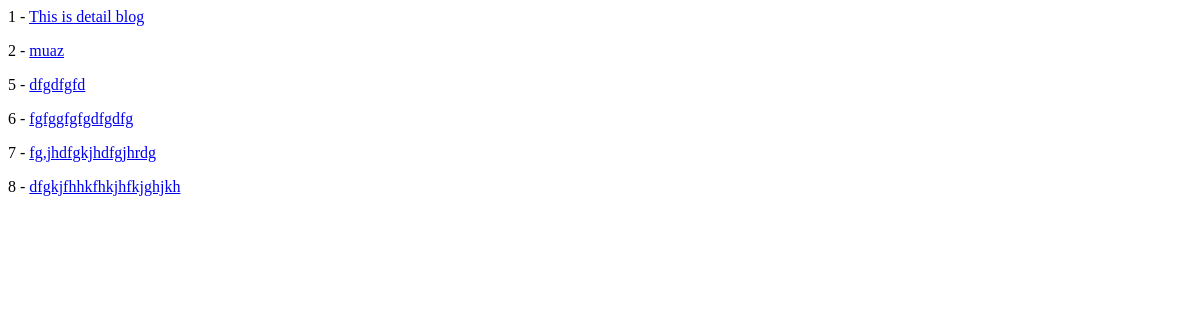
/blog/, run on an earlier commit of the app's database.
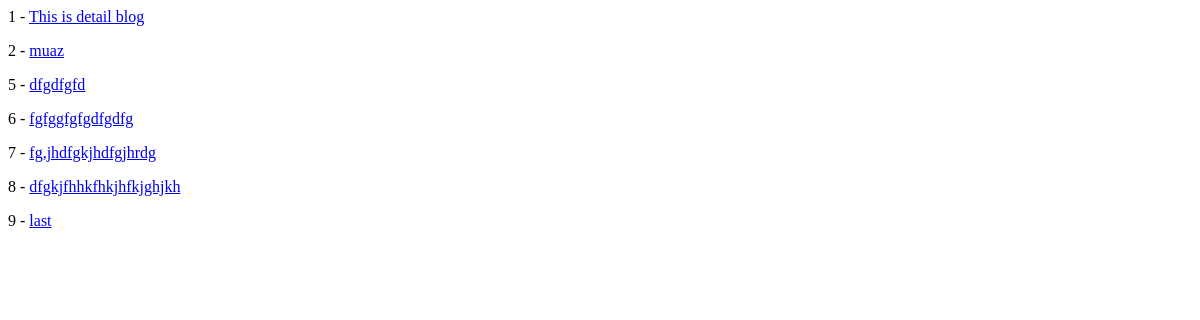
And on a later commit of the database.
### blog/models.py (models this page shows, shortened)
class Article(models.Model):
    title = models.CharField(max_length=120)
    content = models.TextField()
    active = models.BooleanField(default=True)
    def get_absolute_url(self):
        return reverse("blog:article-lookup", args=[self.id])

### blog/views.py (the view)
# urls.py: path('', article_list_view, name = 'article-list'),
def article_list_view(request):
    list_article = Article.objects.all()
    context = {
        'list_article': list_article
    }
    return render(request, "blog/article_list.html", context)

### blog/templates/blog/article_list.html
{% for x in list_article %}
    <p>{{ x.id }} - <a href='{{ x.get_absolute_url }}'> {{ x.title }}</a> </p>
{% endfor %}

What changed in the data, as far as the page shows it:
added Article: id "9", title "last"
